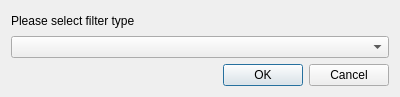
<?xml version="1.0" encoding="UTF-8"?>
<ui version="4.0">
 <class>FilterTypeDialog</class>
 <widget class="QDialog" name="FilterTypeDialog">
  <property name="geometry">
   <rect>
    <x>0</x>
    <y>0</y>
    <width>400</width>
    <height>97</height>
   </rect>
  </property>
  <property name="sizePolicy">
   <sizepolicy hsizetype="Preferred" vsizetype="Minimum">
    <horstretch>0</horstretch>
    <verstretch>0</verstretch>
   </sizepolicy>
  </property>
  <property name="windowTitle">
   <string>Filter type</string>
  </property>
  <property name="locale">
   <locale language="C" country="AnyCountry"/>
  </property>
  <layout class="QVBoxLayout" name="verticalLayout" stretch="0,1,0">
   <item>
    <widget class="QLabel" name="label">
     <property name="text">
      <string>Please select filter type</string>
     </property>
    </widget>
   </item>
   <item>
    <widget class="QComboBox" name="cb_filter"/>
   </item>
   <item>
    <widget class="QDialogButtonBox" name="buttonBox">
     <property name="orientation">
      <enum>Qt::Horizontal</enum>
     </property>
     <property name="standardButtons">
      <set>QDialogButtonBox::Cancel|QDialogButtonBox::Ok</set>
     </property>
    </widget>
   </item>
  </layout>
 </widget>
 <resources/>
 <connections>
  <connection>
   <sender>buttonBox</sender>
   <signal>accepted()</signal>
   <receiver>FilterTypeDialog</receiver>
   <slot>accept()</slot>
   <hints>
    <hint type="sourcelabel">
     <x>248</x>
     <y>254</y>
    </hint>
    <hint type="destinationlabel">
     <x>157</x>
     <y>274</y>
    </hint>
   </hints>
  </connection>
  <connection>
   <sender>buttonBox</sender>
   <signal>rejected()</signal>
   <receiver>FilterTypeDialog</receiver>
   <slot>reject()</slot>
   <hints>
    <hint type="sourcelabel">
     <x>316</x>
     <y>260</y>
    </hint>
    <hint type="destinationlabel">
     <x>286</x>
     <y>274</y>
    </hint>
   </hints>
  </connection>
 </connections>
</ui>
